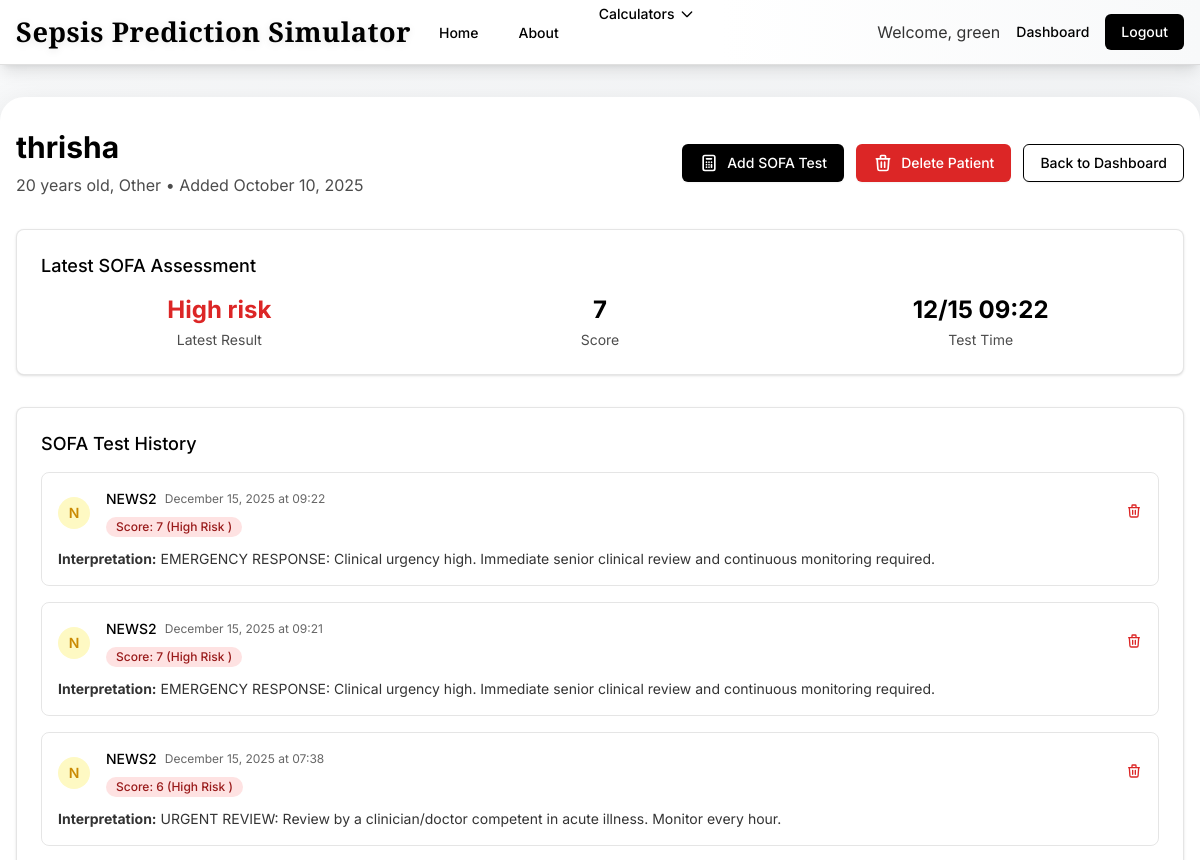
Page /patient/4 (signed in, upper part) on the earlier database version.
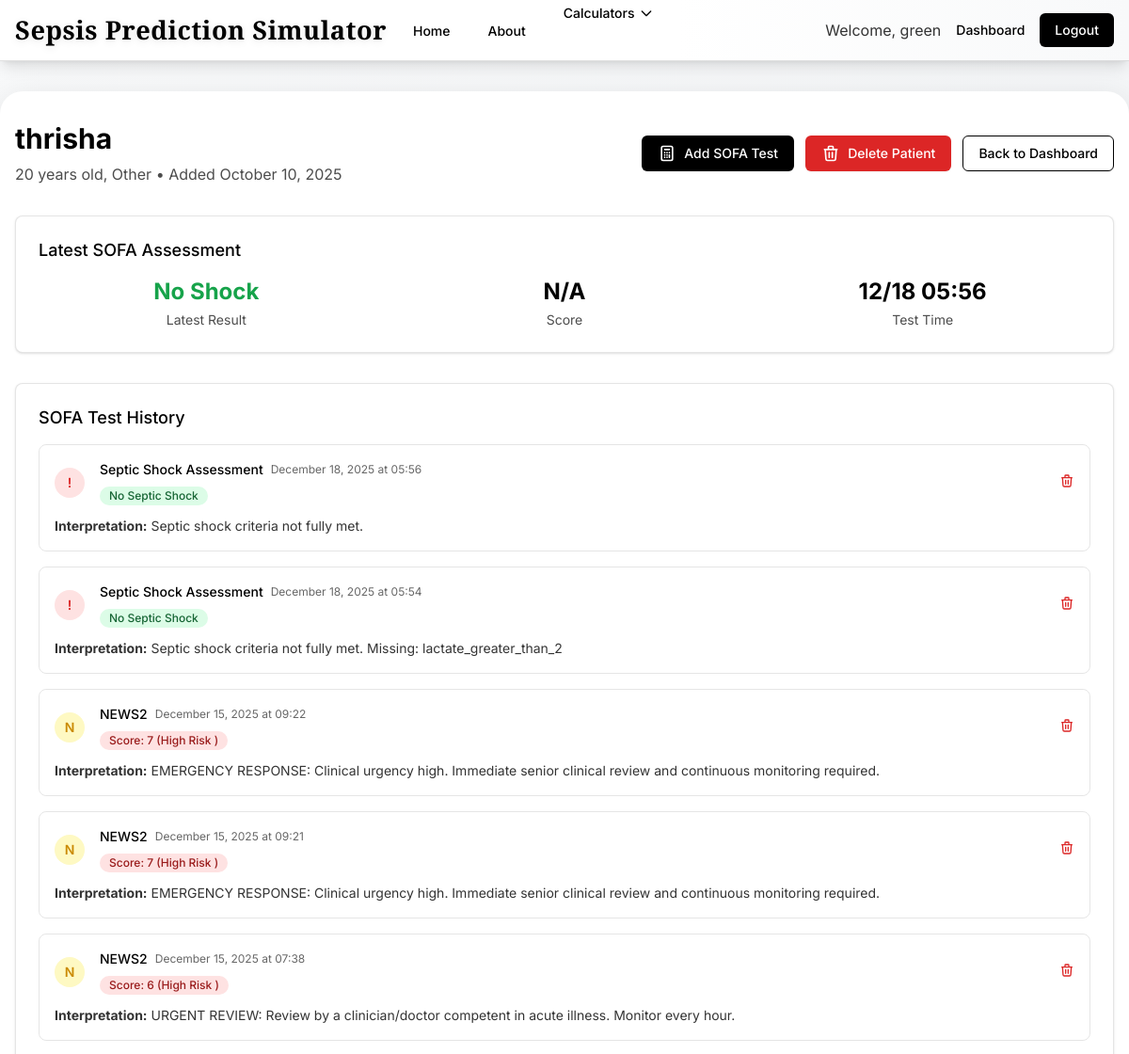
Same page on the later database version.
### app.py (models this page shows)
class SofaTest(db.Model):
    id = db.Column(db.Integer, primary_key=True)
    patient_id = db.Column(db.Integer, db.ForeignKey('patient.id'), nullable=False)
    test_type = db.Column(db.String(20), nullable=False) # 'qsofa', 'sofa', 'septic_shock', 'news2'
    timestamp = db.Column(db.DateTime, default=datetime.utcnow)
    total_score = db.Column(db.Integer)
    sepsis_criteria_met = db.Column(db.Boolean)
    high_risk = db.Column(db.Boolean)
    septic_shock_present = db.Column(db.Boolean)
    mortality_risk = db.Column(db.String(50))
    interpretation = db.Column(db.Text)
    respiration_score = db.Column(db.Integer)
    coagulation_score = db.Column(db.Integer)
    liver_score = db.Column(db.Integer)
    cardiovascular_score = db.Column(db.Integer)
    cns_score = db.Column(db.Integer)
    renal_score = db.Column(db.Integer)
    delta_sofa = db.Column(db.Integer)
    baseline_sofa = db.Column(db.Integer)
    respiratory_rate_22_or_higher = db.Column(db.Boolean)
    altered_mentation = db.Column(db.Boolean)
    systolic_bp_100_or_lower = db.Column(db.Boolean)
    sepsis_present = db.Column(db.Boolean)
    persistent_hypotension_on_vasopressors = db.Column(db.Boolean)
    lactate_greater_than_2 = db.Column(db.Boolean)
    adequate_volume_resuscitation = db.Column(db.Boolean)
    pao2_fio2 = db.Column(db.Float)
    respiratory_support = db.Column(db.Boolean)
    respiratory_rate = db.Column(db.Float)
    map_mmhg = db.Column(db.Float)
    systolic_bp = db.Column(db.Float)
    dopamine_dose = db.Column(db.Float)
    dobutamine_dose = db.Column(db.Float)
    epinephrine_dose = db.Column(db.Float)
    norepinephrine_dose = db.Column(db.Float)
    platelets = db.Column(db.Float)
    bilirubin = db.Column(db.Float)
    creatinine = db.Column(db.Float)
    lactate = db.Column(db.Float)
    urine_output = db.Column(db.Float)
    gcs = db.Column(db.Integer)
    suspected_infection = db.Column(db.Boolean)
    on_vasopressors = db.Column(db.Boolean)

### app.py (the view)
@app.route('/patient/<int:patient_id>')
@doctor_required
def patient_detail(patient_id):
    patient = Patient.query.filter_by(id=patient_id, doctor_id=current_user.id).first_or_404()
    sofa_tests = patient.sofa_tests
    return render_template('patient_detail.html', patient=patient, sofa_tests=sofa_tests)

### app.py (called while the page is built)
@login_manager.user_loader
def load_user(user_id):
    return db.session.get(User, int(user_id))

def doctor_required(f):
    @wraps(f)
    def decorated_function(*args, **kwargs):
        if not current_user.is_authenticated:
            return redirect(url_for('login'))
        return f(*args, **kwargs)
    return decorated_function

### templates/patient_detail.html (shortened to what the changed rows need)
{% extends "base.html" %}
{% block content %}
<div class="max-w-7xl mx-auto">
    <div class="mb-8">
        <div class="flex items-center justify-between">
            <div>
                <h1 class="text-3xl font-bold text-[#000000]">{{ patient.name }}</h1>
            </div>
        </div>
    </div>
    {% if sofa_tests %}
        {% set latest_test = sofa_tests[0] %}
        <div class="mb-8">
            <div class="bg-white overflow-hidden shadow rounded-lg border border-[#000000]/10">
                <div class="px-4 py-5 sm:p-6">
                    <h3 class="text-lg leading-6 font-medium mb-4 text-[#000000]">Latest SOFA Assessment</h3>
                    <div class="grid grid-cols-1 md:grid-cols-3 gap-6">
                        <div class="text-center">
                            <div class="text-2xl font-bold {% if latest_test.sepsis_criteria_met or latest_test.high_risk or latest_test.septic_shock_present %}text-red-600{% else %}text-green-600{% endif %}">
                                {% if latest_test.test_type == 'qsofa' %}
                                    {% if latest_test.high_risk %}High Risk{% else %}Low Risk{% endif %}
                                {% elif latest_test.test_type == 'sofa' %}
                                    {% if latest_test.sepsis_criteria_met %}Sepsis Present{% else %}No Sepsis{% endif %}
                                {% elif latest_test.test_type == 'septic_shock' %}
                                    {% if latest_test.septic_shock_present %}Septic Shock{% else %}No Shock{% endif %}
                                {% elif latest_test.test_type == 'news2' %}
                                    {% if latest_test.high_risk %}High risk {% elif latest_test.Medium %}Medium {% else %}Low Risk{% endif %}
                                {% endif %}
                            </div>
                            <p class="text-sm text-[#000000]/70 mt-1">Latest Result</p>
                        </div>
                        <div class="text-center">
                            <div class="text-2xl font-bold text-[#000000]">
                                {% if latest_test.total_score is not none %}{{ latest_test.total_score }}{% else %}N/A{% endif %}
                            </div>
                            <p class="text-sm text-[#000000]/70 mt-1">Score</p>
                        </div>
                        <div class="text-center">
                            <div class="text-2xl font-bold text-[#000000]">
                                {{ latest_test.timestamp.strftime('%m/%d %H:%M') }}
                            </div>
                            <p class="text-sm text-[#000000]/70 mt-1">Test Time</p>
                        </div>
                    </div>
                </div>
            </div>
        </div>
    {% endif %}
    <div class="bg-white shadow rounded-lg border border-[#000000]/10">
        <div class="px-4 py-5 sm:p-6">
            {% if sofa_tests %}
                <div class="space-y-4">
                    {% for test in sofa_tests %}
                    <div class="border border-[#000000]/10 rounded-lg p-4 hover:bg-[#f8f9fa] transition">
                        <div class="flex items-center justify-between">
                            <div class="flex-1">
                                <div class="flex items-center space-x-4">
                                    <div class="flex-shrink-0">
                                        {% if test.test_type == 'qsofa' %}
                                            <div class="w-8 h-8 bg-blue-100 rounded-full flex items-center justify-center">
                                                <span class="text-blue-600 font-semibold text-sm">q</span>
                                            </div>
                                        {% elif test.test_type == 'sofa' %}
                                            <div class="w-8 h-8 bg-green-100 rounded-full flex items-center justify-center">
                                                <span class="text-green-600 font-semibold text-sm">S</span>
                                            </div>
                                        {% elif test.test_type == 'septic_shock' %}
                                            <div class="w-8 h-8 bg-red-100 rounded-full flex items-center justify-center">
                                                <span class="text-red-600 font-semibold text-sm">!</span>
                                            </div>
                                        {% elif test.test_type == 'news2' %}
                                            <div class="w-8 h-8 bg-yellow-100 rounded-full flex items-center justify-center">
                                                <span class="text-yellow-600 font-semibold text-sm">N</span>
                                            </div>
                                        {% endif %}
                                    </div>
                                    <div class="flex-1">
                                        <div class="flex items-center space-x-2">
                                            <h4 class="text-sm font-medium text-[#000000]">
                                                {% if test.test_type == 'qsofa' %}qSOFA Test{% elif test.test_type == 'sofa' %}SOFA Test{% elif test.test_type == 'septic_shock' %}Septic Shock Assessment{% elif test.test_type == 'news2' %}NEWS2{% endif %}
                                            </h4>
                                            <span class="text-xs text-[#000000]/60">{{ test.timestamp.strftime('%B %d, %Y at %H:%M') }}</span>
                                        </div>
                                        <div class="mt-1">
                                            <span class="inline-flex items-center px-2.5 py-0.5 rounded-full text-xs font-medium
                                                {% if test.sepsis_criteria_met or test.high_risk or test.septic_shock_present %}
                                                    bg-red-100 text-red-800
                                                {% else %}
                                                    bg-green-100 text-green-800
                                                {% endif %}">
                                                {% if test.test_type == 'qsofa' %}
                                                    Score: {{ test.total_score }} ({% if test.high_risk %}High Risk{% else %}Low Risk{% endif %})
                                                {% elif test.test_type == 'sofa' %}
                                                    Score: {{ test.total_score }} ({% if test.sepsis_criteria_met %}Sepsis{% else %}No Sepsis{% endif %})
                                                {% elif test.test_type == 'septic_shock' %}
                                                    {% if test.septic_shock_present %}Septic Shock Present{% else %}No Septic Shock{% endif %}
                                                {% elif test.test_type == 'news2' %}
                                                    Score: {{ test.total_score }} ({% if test.high_risk %}High Risk {% elif latest_test.Medium %}Medium {% else %}Low Risk{% endif %})
                                                {% endif %}
                                            </span>
                                        </div>
                                    </div>
                                </div>
                            </div>
                            <div class="flex items-center space-x-2">
                                <form method="POST" action="{{ url_for('delete_sofa_test', patient_id=patient.id, test_id=test.id) }}"
                                      onsubmit="return confirm('Are you sure you want to delete this SOFA test?')" class="inline">
                                    <button type="submit" class="text-red-600 hover:text-red-800 text-sm">
                                        <svg class="h-4 w-4" fill="none" stroke="currentColor" viewBox="0 0 24 24">
                                            <path stroke-linecap="round" stroke-linejoin="round" stroke-width="2" d="M19 7l-.867 12.142A2 2 0 0116.138 21H7.862a2 2 0 01-1.995-1.858L5 7m5 4v6m4-6v6m1-10V4a1 1 0 00-1-1h-4a1 1 0 00-1 1v3M4 7h16"></path>
                                        </svg>
                                    </button>
                                </form>
                            </div>
                        </div>
                        {% if test.interpretation %}
                        <div class="mt-3 text-sm text-[#000000]/80">
                            <p><strong>Interpretation:</strong> {{ test.interpretation }}</p>
                        </div>
                        {% endif %}
                    </div>
                    {% endfor %}
                </div>
            {% endif %}
        </div>
    </div>
</div>
{% endblock %}

Differences in the rows shown:
added SofaTest: timestamp "12/18 05:56", test_type "Septic Shock Assessment", timestamp "December 18, 2025 at 05:56", interpretation "Septic shock criteria not fully met.", septic_shock_present False (drawn)
added SofaTest: test_type "Septic Shock Assessment", timestamp "December 18, 2025 at 05:54", interpretation "Septic shock criteria not fully met. Missing: lactate_greater_than_2", septic_shock_present False (drawn)
shown differently, row unchanged: SofaTest "December 15, 2025 at 09:22": total_score "7" → (not shown)
Other differences:
{{ latest_test.timestamp.strftime('%m/%d %H:%M') }}: "12/15 09:22" → "12/18 05:56"
text no longer shown: "High risk"
text now shown: "No Shock N/A"
